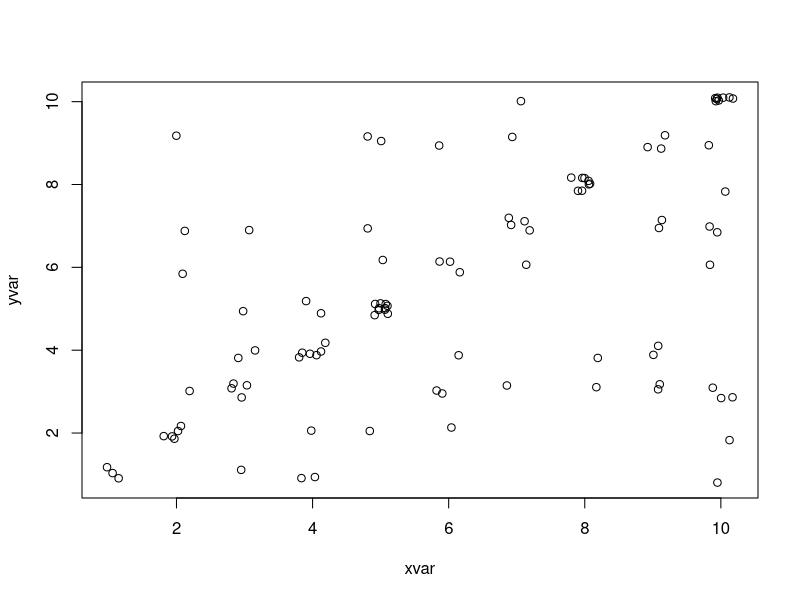

This chart was generated by the following R code:
## ---- chunk 1
# Simple example
# create simple correlated data
set.seed(98286)
xvar <- sample(1:10, 100, replace=TRUE)
yvar <- xvar
yvar[sample(1:length(yvar), 50)] <- sample(1:10, 50, replace=TRUE)
zvar <- yvar
zvar[sample(1:length(zvar), 50)] <- sample(1:10, 50, replace=TRUE)
my.vars <- cbind(xvar, yvar, zvar)

# visualize
plot(yvar ~ xvar, data=jitter(my.vars))

cor(my.vars)

# principal components
my.pca <- prcomp(my.vars)
summary(my.pca)
my.pca
